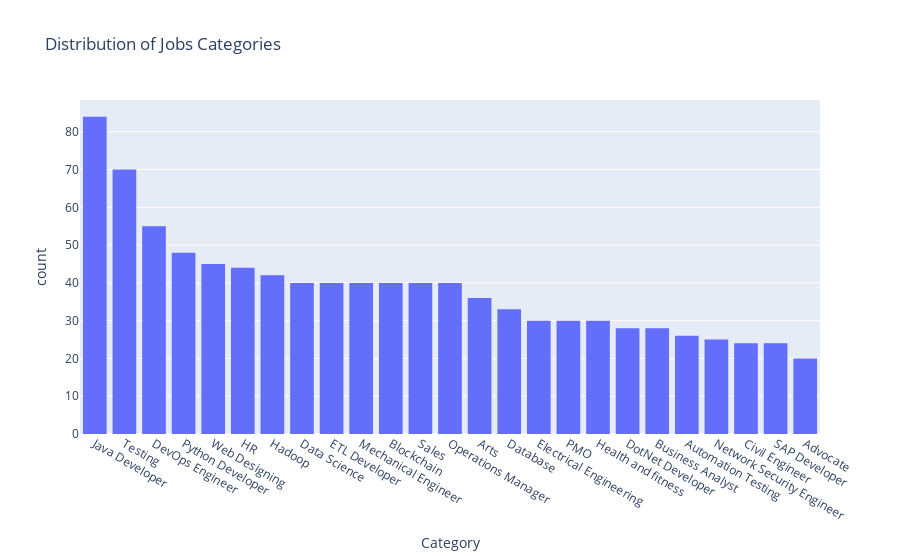

Source (notebook cell):
### Code cell
# Create a histogram to visualize the distribution of job categories
fig = px.histogram(
    data, x="Category", title="Distribution of Jobs Categories"
).update_xaxes(categoryorder="total descending")
fig.show()

### Figure 1 — Plotly figure (JSON) as saved in the notebook; plotly's stock layout.template omitted (floating-point values rounded to 4 significant figures; data arrays with more than 128 entries replaced by an {"elided": "..."} marker saying what was removed)
{"data": [{"alignmentgroup": "True", "bingroup": "x", "hovertemplate": "Category=%{x}<br>count=%{y}<extra></extra>", "legendgroup": "", "marker": {"color": "#636efa", "pattern": {"shape": ""}}, "name": "", "offsetgroup": "", "orientation": "v", "showlegend": false, "type": "histogram", "x": {"elided": "962 str values"}, "xaxis": "x", "yaxis": "y"}], "layout": {"barmode": "relative", "legend": {"tracegroupgap": 0}, "title": {"text": "Distribution of Jobs Categories"}, "xaxis": {"anchor": "y", "categoryorder": "total descending", "domain": [0, 1], "title": {"text": "Category"}}, "yaxis": {"anchor": "x", "domain": [0, 1], "title": {"text": "count"}}}}
